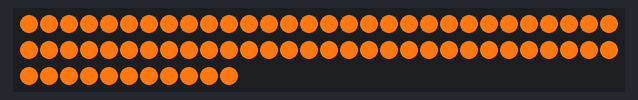
Bench run of a sketch on a simulated Arduino Uno, built with avr-gcc and run on an emulated ATmega328P. Parts: 71 RGB LEDs in strip order, left to right, continuing on the next row. Colours are those a GRB WS2812 strip shows for the declared byte order.

Above: at 0.1 s.

The sketch:

leds_test_3.ino
```cpp
#include <FastLED.h>

// How many leds in your strip?
#define NUM_LEDS 71

// For led chips like WS2812, which have a data line, ground, and power, you just
// need to define DATA_PIN.  For led chipsets that are SPI based (four wires - data, clock,
// ground, and power), like the LPD8806 define both DATA_PIN and CLOCK_PIN
// Clock pin only needed for SPI based chipsets when not using hardware SPI
#define DATA_PIN 15
//#define CLOCK_PIN 13

// Define the array of leds
CRGB leds[NUM_LEDS];

void setup() {
    // Uncomment/edit one of the following lines for your leds arrangement.
    // ## Clockless types ##
   // FastLED.addLeds<NEOPIXEL, DATA_PIN>(leds, NUM_LEDS);  // GRB ordering is assumed
    // FastLED.addLeds<SM16703, DATA_PIN, RGB>(leds, NUM_LEDS);
    // FastLED.addLeds<TM1829, DATA_PIN, RGB>(leds, NUM_LEDS);
    // FastLED.addLeds<TM1812, DATA_PIN, RGB>(leds, NUM_LEDS);
    // FastLED.addLeds<TM1809, DATA_PIN, RGB>(leds, NUM_LEDS);
    // FastLED.addLeds<TM1804, DATA_PIN, RGB>(leds, NUM_LEDS);
    // FastLED.addLeds<TM1803, DATA_PIN, RGB>(leds, NUM_LEDS);
    // FastLED.addLeds<UCS1903, DATA_PIN, RGB>(leds, NUM_LEDS);
    // FastLED.addLeds<UCS1903B, DATA_PIN, RGB>(leds, NUM_LEDS);
    // FastLED.addLeds<UCS1904, DATA_PIN, RGB>(leds, NUM_LEDS);
    // FastLED.addLeds<UCS2903, DATA_PIN, RGB>(leds, NUM_LEDS);
     FastLED.addLeds<WS2812, DATA_PIN, RGB>(leds, NUM_LEDS);  // GRB ordering is typical
    // FastLED.addLeds<WS2852, DATA_PIN, RGB>(leds, NUM_LEDS);  // GRB ordering is typical
    // FastLED.addLeds<WS2812B, DATA_PIN, RGB>(leds, NUM_LEDS);  // GRB ordering is typical
    // FastLED.addLeds<GS1903, DATA_PIN, RGB>(leds, NUM_LEDS);
    // FastLED.addLeds<SK6812, DATA_PIN, RGB>(leds, NUM_LEDS);  // GRB ordering is typical
    // FastLED.addLeds<SK6822, DATA_PIN, RGB>(leds, NUM_LEDS);
    // FastLED.addLeds<APA106, DATA_PIN, RGB>(leds, NUM_LEDS);
    // FastLED.addLeds<PL9823, DATA_PIN, RGB>(leds, NUM_LEDS);
    // FastLED.addLeds<SK6822, DATA_PIN, RGB>(leds, NUM_LEDS);
    // FastLED.addLeds<WS2811, DATA_PIN, RGB>(leds, NUM_LEDS);
    // FastLED.addLeds<WS2813, DATA_PIN, RGB>(leds, NUM_LEDS);
    // FastLED.addLeds<APA104, DATA_PIN, RGB>(leds, NUM_LEDS);
    // FastLED.addLeds<WS2811_400, DATA_PIN, RGB>(leds, NUM_LEDS);
    // FastLED.addLeds<GE8822, DATA_PIN, RGB>(leds, NUM_LEDS);
    // FastLED.addLeds<GW6205, DATA_PIN, RGB>(leds, NUM_LEDS);
    // FastLED.addLeds<GW6205_400, DATA_PIN, RGB>(leds, NUM_LEDS);
    // FastLED.addLeds<LPD1886, DATA_PIN, RGB>(leds, NUM_LEDS);
    // FastLED.addLeds<LPD1886_8BIT, DATA_PIN, RGB>(leds, NUM_LEDS);
    // ## Clocked (SPI) types ##
    // FastLED.addLeds<LPD6803, DATA_PIN, CLOCK_PIN, RGB>(leds, NUM_LEDS);  // GRB ordering is typical
    // FastLED.addLeds<LPD8806, DATA_PIN, CLOCK_PIN, RGB>(leds, NUM_LEDS);  // GRB ordering is typical
    // FastLED.addLeds<WS2801, DATA_PIN, CLOCK_PIN, RGB>(leds, NUM_LEDS);
    // FastLED.addLeds<WS2803, DATA_PIN, CLOCK_PIN, RGB>(leds, NUM_LEDS);
    // FastLED.addLeds<SM16716, DATA_PIN, CLOCK_PIN, RGB>(leds, NUM_LEDS);
    // FastLED.addLeds<P9813, DATA_PIN, CLOCK_PIN, RGB>(leds, NUM_LEDS);  // BGR ordering is typical
    // FastLED.addLeds<DOTSTAR, DATA_PIN, CLOCK_PIN, RGB>(leds, NUM_LEDS);  // BGR ordering is typical
    // FastLED.addLeds<APA102, DATA_PIN, CLOCK_PIN, RGB>(leds, NUM_LEDS);  // BGR ordering is typical
    // FastLED.addLeds<SK9822, DATA_PIN, CLOCK_PIN, RGB>(leds, NUM_LEDS);  // BGR ordering is typical
}

void loop() {
  // Turn the LED on, then pause
  for (int i = 0; i<NUM_LEDS; i++){
     leds[i]= CRGB(120, 255, 15);
    }
  FastLED.show();
}
```
